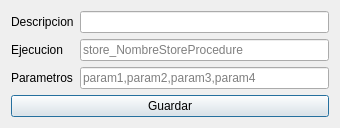
<?xml version="1.0" encoding="UTF-8"?>
<ui version="4.0">
 <class>Dialog_EditarTarea</class>
 <widget class="QDialog" name="Dialog_EditarTarea">
  <property name="geometry">
   <rect>
    <x>0</x>
    <y>0</y>
    <width>340</width>
    <height>119</height>
   </rect>
  </property>
  <property name="windowTitle">
   <string>Editar Tarea</string>
  </property>
  <property name="windowIcon">
   <iconset resource="recursos.qrc">
    <normaloff>:/ico/icon.png</normaloff>:/ico/icon.png</iconset>
  </property>
  <layout class="QGridLayout" name="gridLayout">
   <item row="0" column="1">
    <widget class="QLineEdit" name="lineEdit_Descripcion"/>
   </item>
   <item row="1" column="1">
    <widget class="QLineEdit" name="lineEdit_Ejecucion">
     <property name="placeholderText">
      <string>store_NombreStoreProcedure</string>
     </property>
    </widget>
   </item>
   <item row="1" column="0">
    <widget class="QLabel" name="label_2">
     <property name="text">
      <string>Ejecucion</string>
     </property>
    </widget>
   </item>
   <item row="0" column="0">
    <widget class="QLabel" name="label">
     <property name="text">
      <string>Descripcion</string>
     </property>
    </widget>
   </item>
   <item row="2" column="1">
    <widget class="QLineEdit" name="lineEdit_Parametros">
     <property name="placeholderText">
      <string>param1,param2,param3,param4</string>
     </property>
    </widget>
   </item>
   <item row="2" column="0">
    <widget class="QLabel" name="label_3">
     <property name="text">
      <string>Parametros</string>
     </property>
    </widget>
   </item>
   <item row="3" column="0" colspan="2">
    <widget class="QPushButton" name="pushButton_Guardar">
     <property name="text">
      <string>Guardar</string>
     </property>
    </widget>
   </item>
  </layout>
 </widget>
 <resources>
  <include location="recursos.qrc"/>
 </resources>
 <connections/>
</ui>
